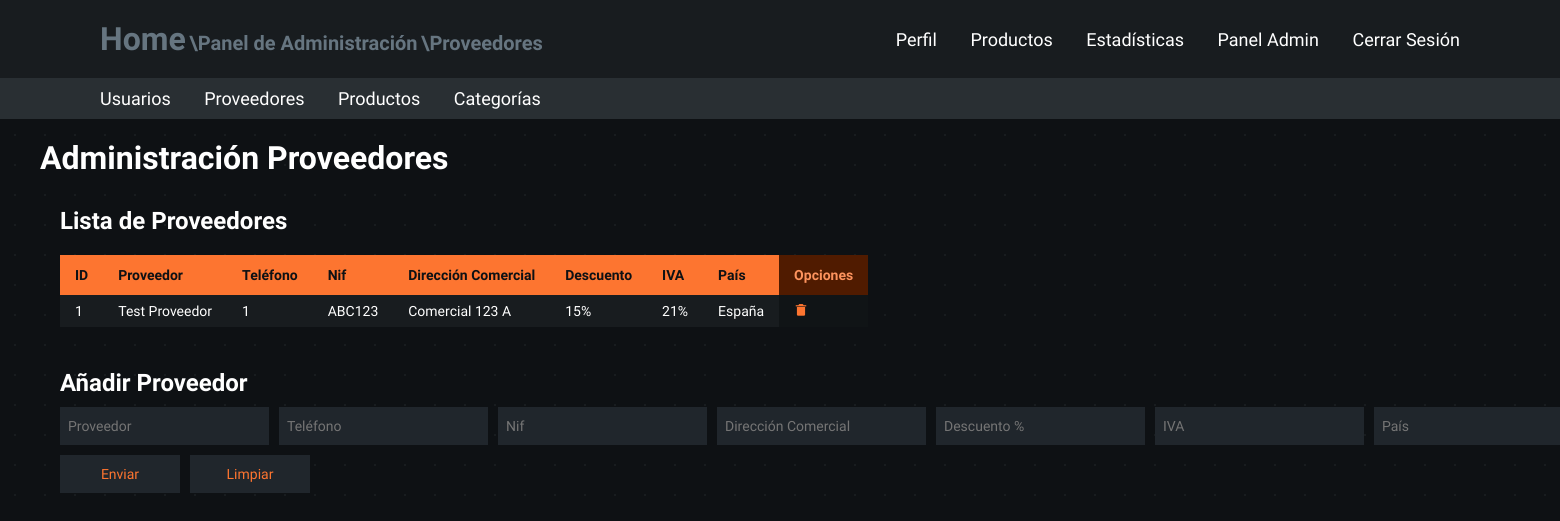
Page /admin-panel/suppliers (signed in) on the committed database.
### models.py (models this page shows, shortened)
class Suppliers(db.Base):
    __tablename__ = "suppliers"
    supplier_id = Column(Integer, primary_key=True)
    supplier_name = Column(String(255), nullable=False, server_default="unidentified_supplier")
    supplier_phone = Column(Integer, nullable=False, server_default="0000")
    supplier_commercial_address = Column(String(255), nullable=False, server_default="unidentified_comercial_address")
    supplier_country = Column(String(255), nullable=False, server_default="unidentified_country")
    supplier_nif = Column(String(255), nullable=False, server_default="unidentified_nif")
    supplier_discount = Column(Integer, nullable=False, server_default="0")
    supplier_iva = Column(Integer, nullable=False, server_default="0")

### app.py (the view)
@app.route("/admin-panel/suppliers")
@admin_login_required
def admin_panel_suppliers():
    registered_suppliers = db.session.query(Suppliers).order_by(Suppliers.supplier_id)
    return render_template("admin_suppliers.html", is_admin=session["is_admin"],
                           registered_suppliers=registered_suppliers)

### app.py (called while the page is built)
@app.before_request
def validate_session():
    if request.endpoint == 'static':
        return
    time.sleep(0.3)
    if 'user_id' in session:
        user = db.session.query(Users).filter_by(user_id=session['user_id']).first()
        if not user:
            session.clear()
            flash("Sesión Expirada", "warning")
            return redirect(url_for("login"))
        elif user.role_id != session.get('role_id'):
            session['role_id'] = user.role_id
            session['is_admin'] = user.role_id == 0

def admin_login_required(original_function):
    @wraps(original_function)
    def decorated_function(*args, **kwargs):
        redirect_url = None
        if 'user_id' not in session:
            print("Not Logged In")
            return redirect(url_for('login'))
        user = db.session.query(Users).filter_by(user_id=session['user_id']).first()
        if not user or user.role_id != 0:
            print("Insufficient Roles")
            redirect_url = url_for('home')
        if redirect_url:
            return redirect(redirect_url)
        return original_function(*args, **kwargs)
    return decorated_function

### templates/admin_suppliers.html (shortened to what this page needs)
<!DOCTYPE html>
<html lang="es">
<head>
    <link rel="stylesheet" href="/static/variables.css">
    <link rel="stylesheet" href="/static/main.css">
    <link rel="stylesheet" href="/static/containers.css">
    <link rel="stylesheet" href="/static/navbars.css">
    <link rel="stylesheet" href="/static/tables.css">
    <link rel="stylesheet" href="/static/fonts.css">
    <link rel="stylesheet" href="/static/forms.css">
    <link href='https://unpkg.com/boxicons@2.1.4/css/boxicons.min.css' rel='stylesheet'>
</head>
<body class="general-body">
    <header class="header">
        <span>
            <a href="/" class="home">Home</a>
            <a href="/admin-panel" class="subrute"> \Panel de Administración</a>
            <a href="/admin-panel/suppliers" class="subrute"> \Proveedores</a>
        </span>
        <nav class="navbar">
            <a href="/profile">Perfil</a>
            <a href="/products">Productos</a>
            <a href="/statistics">Estadísticas</a>
            {% if is_admin == True %}
                <a href="/admin-panel">Panel Admin</a>
            {% endif %}
            <a class="log-out" href="/cerrar-login">Cerrar Sesión</a>
        </nav>
    </header>
    <header class="admin-header">
        <nav class="admin-navbar">
            <a href="/admin-panel/users">Usuarios</a>
            <a href="/admin-panel/suppliers">Proveedores</a>
            <a href="/admin-panel/products">Productos</a>
            <a href="/admin-panel/categories">Categorías</a>
        </nav>
    </header>
    <section class="container-type-1">
        <h1>Administración Proveedores</h1>
    </section>
    <section class="container-type-1 flex-container flex-jst-sb">
        <article class="container-type-1 no-margin full-width">
            <section class="container-type-1 flex-container flex-column no-margin">
                <h2>Lista de Proveedores</h2>
                <section class="container-type-2 overflow">
                    <table class="table-type-1 no-table-margin table-sticky-header alternate hover">
                        <thead>
                            <tr>
                                <th class="th-title">ID</th>
                                <th class="th-title">Proveedor</th>
                                <th class="th-title">Teléfono</th>
                                <th class="th-title">Nif</th>
                                <th class="th-title">Dirección Comercial</th>
                                <th class="th-title">Descuento</th>
                                <th class="th-title">IVA</th>
                                <th class="th-title">País</th>
                                <th class="th-option">Opciones</th>
                            </tr>
                        </thead>
                        <tbody>
                            {% if registered_suppliers %}
                            {% for supplier in registered_suppliers %}
                            <tr>
                                <td>{{supplier.supplier_id}}</td>
                                <td>{{supplier.supplier_name}}</td>
                                <td>{{supplier.supplier_phone}}</td>
                                <td>{{supplier.supplier_nif}}</td>
                                <td>{{supplier.supplier_commercial_address}}</td>
                                <td>{{supplier.supplier_discount}}%</td>
                                <td>{{supplier.supplier_iva}}%</td>
                                <td>{{supplier.supplier_country}}</td>
                                <td class="td-option">
                                    <form action="/admin-panel/suppliers/delete-supplier/{{ supplier.supplier_id }}" method="POST" class="option-subform">
                                        <button type="submit">
                                            <i class='bx bxs-trash-alt'></i>
                                        </button>
                                    </form>
                                </td>
                            </tr>
                            {% endfor %}
                            {% endif %}
                        </tbody>
                    </table>
                </section>
            </section>
        </article>
    </section>
    <section class="container-type-1 flex-container">
        <article class="no-margin">
            <h2>Añadir Proveedor</h2>
            <form action="/admin-panel/suppliers/add-supplier" method="POST" class="table-form-type-1">
                <fieldset class="flex-container">
                    <section>
                        <input type="text" id="name_input" placeholder="Proveedor" name="txtSupplierName" required autocomplete="off">
                    </section>
                    <section>
                        <input type="tel" id="phone_input" placeholder="Teléfono" name="txtSupplierPhone" required autocomplete="off" pattern="[0-9]+">
                    </section>
                    <section>
                        <input type="text" id="nif_input" placeholder="Nif" name="txtSupplierNif" required autocomplete="off">
                    </section>
                    <section>
                        <input type="text" id="direction_input" placeholder="Dirección Comercial" name="txtSupplierAddress" required autocomplete="off">
                    </section>
                    <section>
                        <input type="number" id="discount_input" placeholder="Descuento %" name="txtSupplierDiscount" required autocomplete="off">
                    </section>
                    <section>
                        <input type="number" id="iva_input" placeholder="IVA" name="txtSupplierIva" required autocomplete="off">
                    </section>
                    <section>
                        <input type="text" id="country_input" placeholder="País" name="txtSupplierCountry" required autocomplete="off">
                    </section>
                </fieldset>
                <fieldset>
                    <section class="flex-container">
                        <section>
                            <button type="submit">Enviar</button>
                        </section>
                        <section>
                            <button type="reset">Limpiar</button>
                        </section>
                    </section>
                </fieldset>
                <fieldset>
                    <section id="error-message" class="general-form-message error">
                    </section>
                    <section id="success-message" class="general-form-message success">
                    </section>
                </fieldset>
            </form>
        </article>
    </section>
</body>
</html>

### static/variables.css (style rules this page uses)
:root { --background-gray: #0e1114; --background-details: #181c1f; --unregistered-background-details: rgba(255, 255, 255, 0.05); --t04-gray: rgba(255, 255, 255, 0.4); --t02-gray: rgba(255, 255, 255, 0.2); --t1-white: rgba(255, 255, 255, 1); --error-red: rgb(239 68 68); --success-green: rgb(122, 239, 68); --warning-yellow: rgb(236, 218, 52); --delete-red: rgb(197, 17, 17); --delete-red-c: rgb(235, 38, 38); --light-gray: #b3b3b3; --main-gray: #181c1f; --main-gray-c: #292f33; --bgray-1: #181c1f; --bgray-1-c: #101416; --bgray-2: #20262c; --bgray-2-c: #151a1f; --bgray-3: #0e1114; --bgray-4: #3a454d; --bgray-5: #667580; --main-orange: #fd7530; --pale-orange: #fd935d; --dark-orange: #501b00; --highlight-red: rgb(239 68 68); }

### static/main.css (style rules this page uses)
* { margin: 0; padding: 0; box-sizing: border-box; font-family: "Lexend", Arial, Helvetica, sans-serif; color: var(--t1-white); }
body { min-height: 100dvh; background-color: var(--background-gray); }
.general-body { background-size: 30px 30px; background-image: radial-gradient(circle, var(--background-details) 1px, var(--background-gray) 1px); }
header { top: 0; left: 0; width: 100%; padding: 20px 100px; margin: 0; }
.header { background: var(--main-gray); display: flex; justify-content: space-between; align-items: center; z-index: 100; }
.admin-header { background: var(--main-gray-c); display: flex; justify-content: space-between; align-items: center; z-index: 100; padding: 10px 100px; }

### static/containers.css (style rules this page uses)
.container-type-1 { margin: 20px 40px; max-height: 500px; }
.container-type-2 { margin: 10px 20px; max-height: 500px; }
.overflow { flex: 1 1 auto; overflow-y: auto; width: fit-content; scrollbar-color: var(--main-orange) transparent; scroll-behavior: smooth; }
.no-margin { margin: 0; }
.full-width { width: 100%; }
.flex-container { display: flex; }
.flex-column { flex-direction: column; }
.flex-jst-sb { justify-content: space-between; }

### static/navbars.css (style rules this page uses)
.navbar a { position: relative; font-size: 18px; color: var(--t1-white); font-weight: 500; text-decoration: none; margin-left: 30px; transition: .3s; }
.admin-navbar a { position: relative; font-size: 18px; color: var(--t1-white); font-weight: 500; text-decoration: none; margin-right: 30px; transition: .3s; }
.home { color: var(--bgray-5); font-size: 32px; text-decoration: none; font-weight: 700; transition: .3s; }
.subrute { color: var(--bgray-5); font-size: 20px; text-decoration: none; font-weight: 700; transition: .3s; }

### static/tables.css (style rules this page uses)
.table-type-1 { margin: 10px 20px; border-collapse: collapse; width: 100%; min-width: 670px; position: relative; }
.table-type-1 thead tr .th-title { background-color: var(--main-orange); text-align: left; color: var(--bgray-3); font-weight: 700; }
.table-type-1 thead tr .th-option { background-color: var(--dark-orange); text-align: left; color: var(--pale-orange); font-weight: 700; }
.table-type-1 tbody tr { background-color: var(--bgray-1); border-bottom: 2px solid var(--bgray-3); }
.table-type-1 tbody tr .td-option { background-color: var(--bgray-1-c); border-bottom: 2px solid var(--bgray-3); transition: 0.2s; }
.table-type-1 tbody td { padding: 8px 15px; transition: 0.2s; }
.table-type-1 thead th { padding: 12px 15px; }
.table-sticky-header th { position: sticky; top: 0; }
.no-table-margin { margin: 0; }

### static/forms.css (style rules this page uses)
.table-form-type-1 { margin: 10px 20px; display: flex; flex-direction: column; min-width: 670px; }
.table-form-type-1 fieldset { border: none; outline: none; margin: 0 0 10px 0; }
.table-form-type-1 input, .table-form-type-1 select { height: 38px; background-color: var(--bgray-2); border: none; outline: none; padding: 10px 8px; margin: 0 10px 0 0; transition: 0.3s; }
.table-form-type-1 button { color: var(--main-orange); height: 38px; min-width: 120px; background-color: var(--bgray-2); border: none; outline: none; padding: 10px 8px; margin: 0 10px 0 0; transition: 0.3s; }
.option-subform button { color: transparent; background-color: transparent; border: none; margin: 0; padding: 0; }
.option-subform button i { color: var(--main-orange); transition: 0.3s; }
.general-form-message { font-size: 14px; font-weight: 500; padding: 10px 0 0 20px; opacity: 1; }
.general-form-message.error { color: var(--error-red); }
.general-form-message.success { color: var(--success-green); }

### rows in the picture
Suppliers: supplier_id "1", supplier_name "Test Proveedor", supplier_phone "1", supplier_nif "ABC123", supplier_commercial_address "Comercial 123 A", supplier_discount "15", supplier_iva "21", supplier_country "España"
